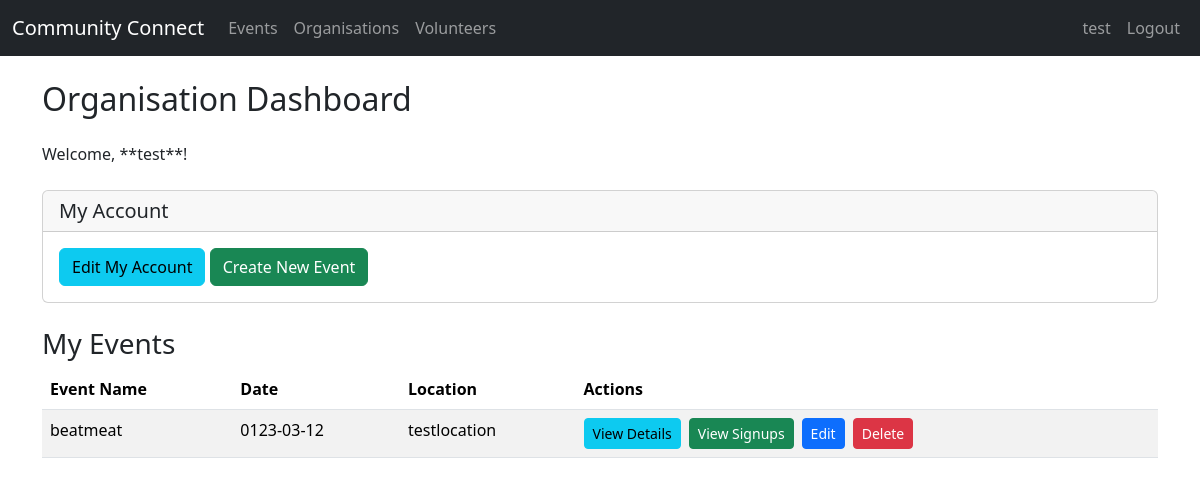
The page /organisation/dashboard (signed in) on the database as committed earlier.
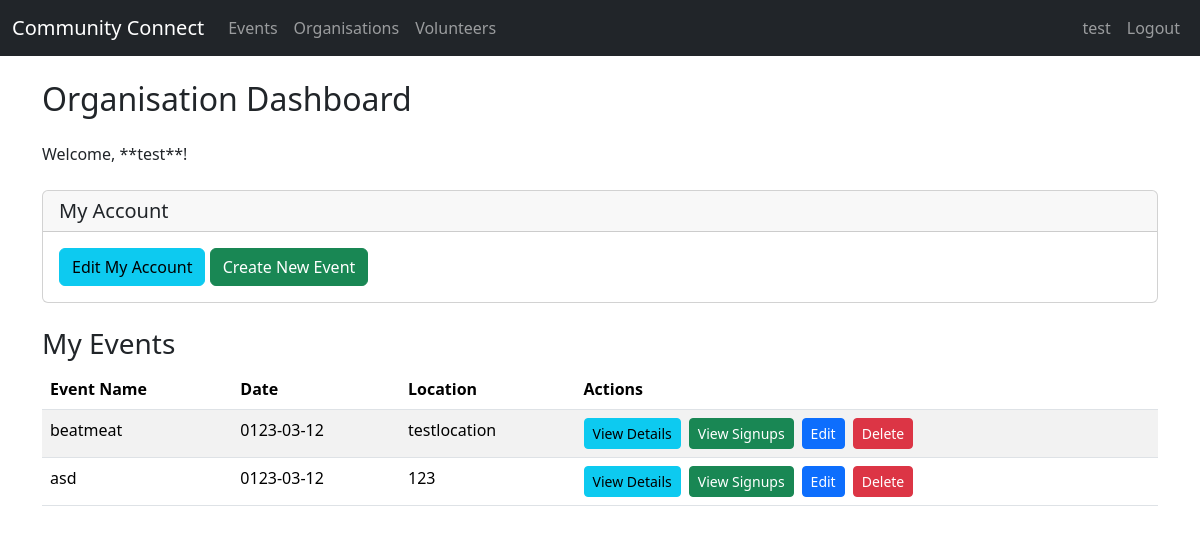
The same page on the database as committed later.
### tables this page shows
CREATE TABLE Events (
    EventID INTEGER PRIMARY KEY AUTOINCREMENT,
    OrganisationID INTEGER,
    Name TEXT NOT NULL,
    Description TEXT,
    Date DATE,
    StartTime TIME,
    EndTime TIME,
    Location TEXT,
    Status TEXT,
    FOREIGN KEY (OrganisationID) REFERENCES Organisations(OrganisationID)
);

### app.py (the view)
@app.route("/organisation/dashboard")
@login_required
@org_required
def organisation_dashboard():
    db = get_db()
    events = db.execute(
        """SELECT EventID, Name, Description, Date, Location
           FROM Events
           WHERE OrganisationID = ?
           ORDER BY date(Date) ASC""",
        (session["user_id"],)
    ).fetchall()
    return render_template("organisation_dashboard.html", events=events)

### app.py (called while the page is built)
def get_db():
    db = getattr(g, "_database", None)
    if db is None:
        db = g._database = sqlite3.connect(DATABASE)
        db.row_factory = sqlite3.Row
    return db

@app.teardown_appcontext
def close_connection(exception):
    db = getattr(g, "_database", None)
    if db is not None:
        db.close()

def login_required(f):
    @wraps(f)
    def decorated_function(*args, **kwargs):
        if "user_id" not in session:
            flash("Please log in first.", "error")
            return redirect(url_for("login"))
        return f(*args, **kwargs)
    return decorated_function

def org_required(f):
    @wraps(f)
    def wrapper(*args, **kwargs):
        if session.get("account_type") != "organisation":
            flash("Organisations only.", "error")
            return redirect(url_for("index"))
        return f(*args, **kwargs)
    return wrapper

### templates/organisation_dashboard.html (shortened to what this page needs)
{% extends "base.html" %}
{% block content %}
<h2 class="mb-4">Organisation Dashboard</h2>
<p>Welcome, **{{ session['name'] }}**!</p>
<div class="card my-4">
    <div class="card-header">
        <h5 class="mb-0">My Account</h5>
    </div>
    <div class="card-body">
        <a href="{{ url_for('edit_org_account') }}" class="btn btn-info">Edit My Account</a>
        <a href="{{ url_for('add_event') }}" class="btn btn-success">Create New Event</a>
    </div>
</div>
<h3 class="mt-4">My Events</h3>
{% if events %}
<table class="table table-striped">
    <thead>
        <tr>
            <th>Event Name</th>
            <th>Date</th>
            <th>Location</th>
            <th>Actions</th>
        </tr>
    </thead>
    <tbody>
        {% for event in events %}
        <tr>
            <td>{{ event.Name }}</td>
            <td>{{ event.Date }}</td>
            <td>{{ event.Location }}</td>
            <td>
                <div class="d-flex align-items-center gap-2">
                    <a href="{{ url_for('view_event', event_id=event.EventID) }}" class="btn btn-sm btn-info">View Details</a>
                    <a href="{{ url_for('view_event_signups', event_id=event.EventID) }}" class="btn btn-sm btn-success">View Signups</a>
                    <a href="{{ url_for('edit_event', event_id=event.EventID) }}" class="btn btn-sm btn-primary">Edit</a>
                    <form action="{{ url_for('delete_event', event_id=event.EventID) }}" method="POST" class="m-0">
                        <button type="submit" class="btn btn-sm btn-danger" onclick="return confirm('Are you sure?');">Delete</button>
                    </form>
                </div>
            </td>
        </tr>
        {% endfor %}
    </tbody>
</table>
{% else %}
<p>You have not created any events yet. <a href="{{ url_for('add_event') }}">Create one now!</a></p>
{% endif %}
{% endblock %}

Rows that differ between the two databases and show on the page:
added Events: Name "asd", Date "0123-03-12", Location "123"
